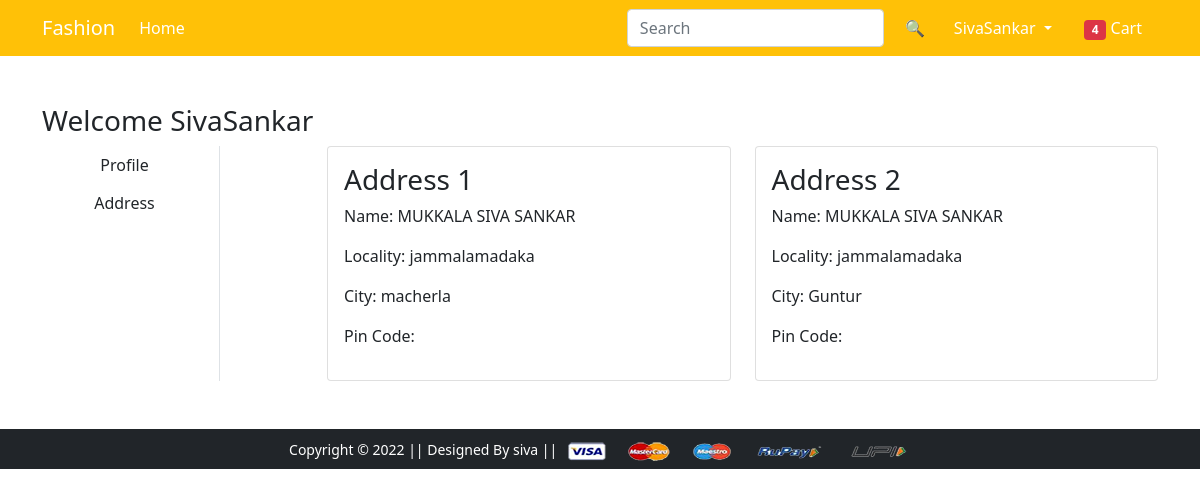
Page /address/ (signed in) on the committed database.
### app/models.py (models this page shows, shortened)
class Customer(models.Model):
    user = models.ForeignKey(User,on_delete=models.CASCADE)
    name= models.CharField(max_length=200)
    locality=models.CharField(max_length=200)
    city =models.CharField(max_length=50)
    zipcode=models.IntegerField()
    state=models.CharField(choices=STATE_CHOICES,max_length=50)

### app/views.py (the view)
# urls.py: path('address/', views.address, name='address'),
@login_required()
def address(request):
 add = Customer.objects.filter(user=request.user)
 return render(request, 'app/address.html',{'add':add,'activie':'btn-primary'})

### app/templates/app/address.html (shortened to what this page needs)
{% extends 'app/base.html' %}
{% load static %}
{% block main-content %}
<div class="container my-5">
 <div class="row">
 <h3>Welcome <span class="text-capitalize">{{request.user}}</span></h3>
  <div class="col-sm-2 border-end">
   <ul class="list-unstyled">
    <li class="d-grid"><a href="{% url 'profile' %}" class="btn">Profile</a></li>
    <li class="d-grid"><a href="{% url 'address' %}" class="btn {{active}}">Address</a></li>
   </ul>
  </div>
  <div class="col-sm-9 offset-sm-1">
   <div class="row">
    {% for ad in add %}
    <div class="col-sm-6">
     <div class="card">
      <div class="card-body">
       <h3>Address {{forloop.counter}}</h3>
       <p>Name: {{ad.name}}</p>
       <p>Locality: {{ad.locality}}</p>
       <p>City: {{ad.city}}</p>
       <p>Pin Code:{{zipcode}}</p>
      </div>
     </div>
    </div>
{% endfor %}
   </div>
  </div>
 </div>
</div>
{% endblock main-content %}

### app/templates/app/base.html (shortened to what this page needs)
<!doctype html>
{% load static %}
<html lang="en">
  <head>
    <link href="https://cdn.jsdelivr.net/npm/bootstrap@5.0.0-beta1/dist/css/bootstrap.min.css" rel="stylesheet">
    <link rel="stylesheet" href="{% static 'app/css/owl.carousel.min.css' %}">
    <link rel="stylesheet" href="{% static 'app/css/all.min.css' %}">
    <link rel="stylesheet" href="{% static 'app/css/style.css' %}">
  </head>
  <body>
    <nav class="navbar navbar-expand-lg navbar-dark bg-warning">
     <div class="container">
       <a class="navbar-brand" href="/">Fashion</a>
       <div class="collapse navbar-collapse" id="navbarSupportedContent">
         <ul class="navbar-nav me-auto mb-2 mb-lg-0">
           <li class="nav-item">
             <a class="nav-link active" aria-current="page" href="/">Home</a>
           </li>
         </ul>
         <form class="d-flex">
           <input class="form-control me-2" type="search" placeholder="Search" aria-label="Search">
           <button class="btn btn-warning" type="submit">🔍</button>
         </form>
         <div>
          <ul class="navbar-nav me-auto mb-2 mb-lg-0">
              {% if request.user.is_authenticated %}
           <li class="nav-item dropdown mx-2">
              <a class="nav-link dropdown-toggle text-white" href="#" id="profileDropdown" role="button" data-bs-toggle="dropdown" aria-expanded="false">
                {{request.user.username|capfirst}}
              </a>
            </li>
            <li class="nav-item mx-2">
             <a href="{% url 'showcart' %}" class="nav-link text-white"><span class="badge bg-danger">4</span> Cart </a>
            </li>
              {% endif %}
          </ul>
         </div>
       </div>
     </div>
    </nav>
    {% block main-content %} {% endblock main-content %}
    <footer class="container-fluid bg-dark text-center p-2 mt-5">
        <small class="text-white">Copyright &copy; 2022 || Designed By siva || </small>
        <img src="{% static 'app/images/payment.png' %}" alt="" srcset="" class="img-fluid" height="2px">
    </footer>
  </body>
</html>

### rows in the picture
Customer: name "MUKKALA SIVA SANKAR", locality "jammalamadaka", city "macherla"
Customer: name "MUKKALA SIVA SANKAR", locality "jammalamadaka", city "Guntur"

### other values in the picture
{{ request.user.username|capfirst }} "SivaSankar"
{{ request.user }} "SivaSankar"
